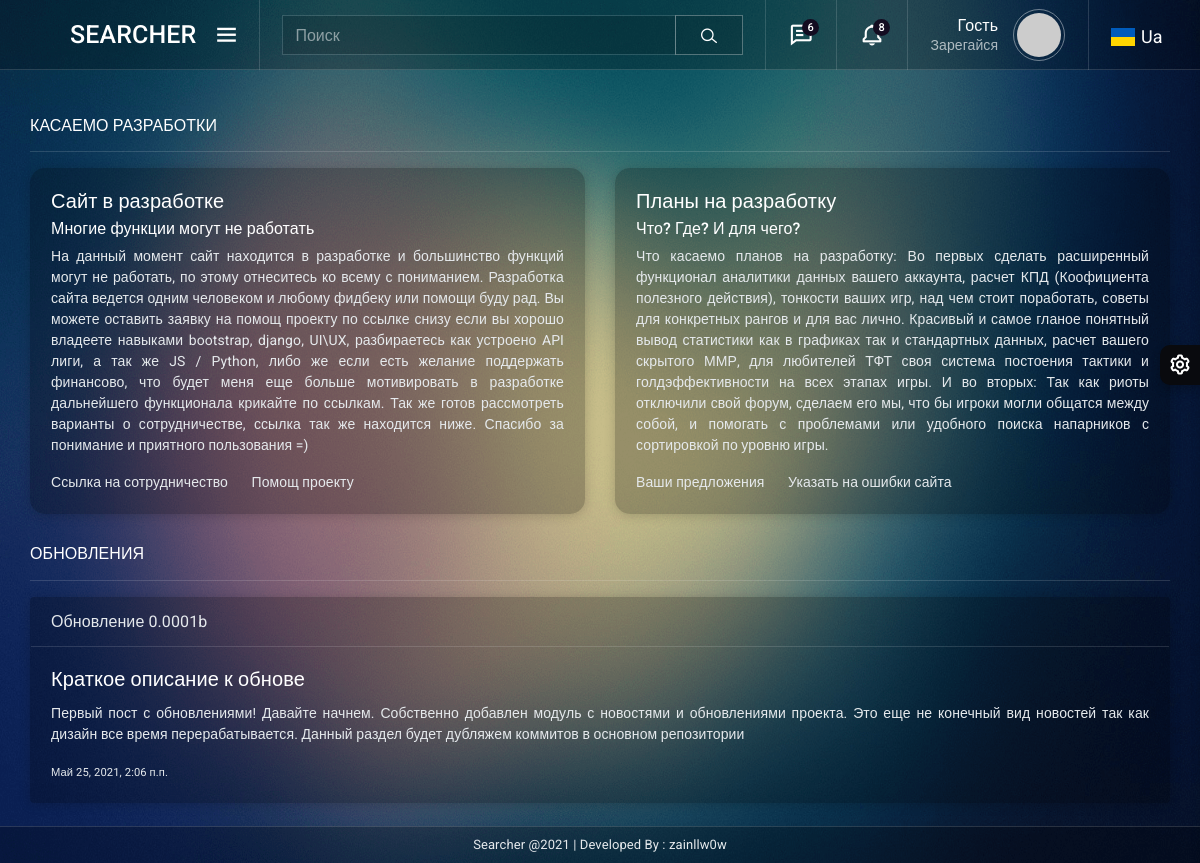
Page /news/ on the committed database.
### main/models.py (models this page shows, shortened)
class News(models.Model):
    title = models.CharField(max_length=150, verbose_name='Название')
    content = models.TextField(verbose_name='Контент')
    image = models.ImageField(verbose_name='Фото', blank=True)
    created_at = models.DateTimeField(auto_now_add=True, verbose_name='Создано')
    update_at = models.DateTimeField(auto_now=True, verbose_name='Обновалено')
    is_published = models.BooleanField(verbose_name='Опубликовано', default=True)
    class Meta:
        verbose_name = 'Новость'
        verbose_name_plural = 'Новости'
        ordering = ['-created_at']

### main/views.py (the view)
# urls.py: path('news/', news),
def news(request):
    news = News.objects.all()
    context = {
        'news': news,
        'title': 'Новости и обновления проекта'
    }
    return render(request, template_name='searcher/news.html', context=context)

### main/templates/searcher/news.html (shortened to what this page needs)
{% extends 'searcher/header.html' %}
{% load static %}
{% block code %}
					<h6 class="mb-0 text-uppercase">Касаемо разработки</h6>
					<hr>
					<div class="row">
						<div class="col-12 col-lg-6 col-xl-6">
							<div class="card radius-15">
								<div class="card-body">
									<h5 class="card-title">Сайт в разработке</h5>
									<h6 class="card-subtitle mb-2">Многие функции могут не работать</h6>
									<p class="text-justify">На данный момент сайт находится в разработке и большинство функций могут не работать, по этому отнеситесь ко всему с пониманием. Разработка сайта ведется одним человеком и любому фидбеку или помощи буду рад. Вы можете оставить заявку на помощ проекту по ссылке снизу если вы хорошо владеете навыками bootstrap, django, UI\UX, разбираетесь как устроено API лиги, а так же JS / Python, либо же если есть желание поддержать финансово, что будет меня еще больше мотивировать в разработке дальнейшего функционала крикайте по ссылкам. Так же готов рассмотреть варианты о сотрудничестве, ссылка так же находится ниже. Спасибо за понимание и приятного пользования =)</p> <a href="#" class="card-link">Ссылка на сотрудничество</a>
									<a href="#" class="card-link">Помощ проекту</a>
								</div>
							</div>
						</div>
						<div class="col-12 col-lg-6 col-xl-6">
							<div class="card radius-15">
								<div class="card-body">
									<h5 class="card-title">Планы на разработку</h5>
									<h6 class="card-subtitle mb-2">Что? Где? И для чего?</h6>
									<p class="text-justify">Что касаемо планов на разработку: Во первых сделать расширенный функционал аналитики данных вашего аккаунта, расчет КПД (Коофициента полезного действия), тонкости ваших игр, над чем стоит поработать, советы для конкретных рангов и для вас лично. Красивый и самое гланое понятный вывод статистики как в графиках так и стандартных данных, расчет вашего скрытого ММР, для любителей ТФТ своя система постоения тактики и голдэффективности на всех этапах игры. И во вторых: Так как риоты отключили свой форум, сделаем его мы, что бы игроки могли общатся между собой, и помогать с проблемами или удобного поиска напарников с сортировкой по уровню игры.</p> <a href="#" class="card-link">Ваши предложения</a>
									<a href="#" class="card-link">Указать на ошибки сайта</a>
								</div>
							</div>
						</div>
                    </div>
                            <h6 class="mb-0 text-uppercase">Обновления</h6>
                                            <hr>
                            {% for items in news %}
							<div class="card mm-active">
								<div class="card-header has-arrow">{{ items.title }}</div>
								<div class="card-body">
									<h5 class="card-title">Краткое описание к обнове</h5>
									<p class="card-text text-justify">{{items.content}}</p>
                                    <p class="card-text"><small>{{ items.created_at }}</small>
								</div>
							</div>
                        {% endfor %}
		<div class="footer">
			<p class="mb-0">Searcher @2021 | Developed By : <a href="" target="_blank">zainllw0w</a>
			</p>
		</div>
	</div>
	<div class="switcher-wrapper">
		<div class="switcher-btn"> <i class='bx bx-cog bx-spin'></i>
		</div>
	</div>
{% endblock %}

### main/templates/searcher/header.html (shortened to what this page needs)
<!DOCTYPE html>
<html lang="ru">
{% load static %}
<head>
    <link rel="stylesheet" href="{% static 'assets/plugins/notifications/css/lobibox.min.css'%}" />
	<link href="{% static 'assets/plugins/simplebar/css/simplebar.css'%}" rel="stylesheet" />
	<link href="{% static 'assets/plugins/perfect-scrollbar/css/perfect-scrollbar.css'%}" rel="stylesheet" />
	<link href="{% static 'assets/plugins/metismenu/css/metisMenu.min.css'%}" rel="stylesheet" />
	<link href="{% static 'assets/css/pace.min.css'%}" rel="stylesheet" />
	<link href="{% static 'assets/plugins/vectormap/jquery-jvectormap-2.0.2.css" rel="stylesheet'%}" />
	<link rel="stylesheet" href="{% static 'assets/css/bootstrap.min.css'%}" />
    <link href="{% static 'assets/css/animate.css" rel="stylesheet" type="text/css'%}" />
	<link rel="stylesheet" href="{% static 'assets/css/icons.css'%}" />
	<link rel="stylesheet" href="{% static 'assets/css/app.css'%}" />
</head>
<body class="bg-theme bg-theme1">
	<div class="wrapper">
		<header class="top-header">
			<nav class="navbar navbar-expand">
				<div class="sidebar-header">
					<div>
						<h4 class="d-none d-lg-flex logo-text">SEARCHER</h4>
					</div>
					<a href="javascript:;" class="toggle-btn ml-lg-auto"> <i class="bx bx-menu"></i>
					</a>
				</div>
				<div class="flex-grow-1 search-bar">
                       <form action="#" method="post">
					<div class="input-group">
						<input type="text" class="form-control" placeholder="Поиск" name="name" />
						<div class="input-group-append">
							<button class="btn btn-search" type="submit"><i class="lni lni-search-alt"></i>
							</button>
						</div>
					</div>
                       </form>
				</div>
				<div class="right-topbar ml-auto">
					<ul class="navbar-nav">
						<li class="nav-item dropdown dropdown-lg">
							<a class="nav-link dropdown-toggle dropdown-toggle-nocaret position-relative" href="javascript:;" data-toggle="dropdown">	<span class="msg-count">6</span>
								<i class="bx bx-comment-detail vertical-align-middle"></i>
							</a>
						</li>
						<li class="nav-item dropdown dropdown-lg">
							<a class="nav-link dropdown-toggle dropdown-toggle-nocaret position-relative" href="javascript:;" data-toggle="dropdown">	<i class="bx bx-bell vertical-align-middle"></i>
								<span class="msg-count">8</span>
							</a>
						</li>
						<li class="nav-item dropdown dropdown-user-profile">
							<a class="nav-link dropdown-toggle dropdown-toggle-nocaret" href="javascript:;" data-toggle="dropdown">
								<div class="media user-box align-items-center">
									<div class="media-body user-info">
										<p class="user-name mb-0">Гость</p>
										<p class="designattion mb-0">Зарегайся</p>
									</div>
									<img src="https://via.placeholder.com/110x110" class="user-img" alt="user avatar">
								</div>
							</a>
						</li>
						<li class="nav-item dropdown dropdown-language">
							<a class="nav-link dropdown-toggle dropdown-toggle-nocaret" href="javascript:;" data-toggle="dropdown">
								<div class="lang d-flex">
									<div><i class="flag-icon flag-icon-ua"></i>
									</div>
									<div><span>Ua</span>
									</div>
								</div>
							</a>
						</li>
					</ul>
				</div>
			</nav>
		</header>
		<div class="page-wrapper">
			<div class="page-content-wrapper">
				<div class="page-content">
        {% block code %}{% endblock %}
</body>
</html>

### rows in the picture
News: title "Обновление 0.0001b", content "Первый пост с обновлениями! Давайте начнем. Собственно добавлен модуль с новостями и обновлениями проекта. Это еще не конечный вид новостей так как дизайн все время перерабатывается. Данный раздел будет дубляжем коммитов в основном репозитории", created_at "Май 25, 2021, 2:06 п.п."
